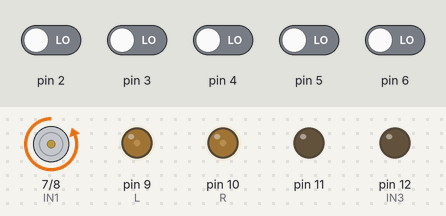
The sketch below on a simulated Arduino Uno, built with avr-gcc and run on an emulated ATmega328P. Parts: motor-driver pin pairs drawn as motors (green arrow = first pin HIGH = forward, orange = second pin HIGH = backward, longer = more drive), output pins drawn as LEDs (lit = HIGH). Inputs (shaded band) come from the test bench; at power-on: pin 2–6 LOW.

Above: at 6.2 s.
6.3 s: pin 2 driven HIGH
At 7.0 s:
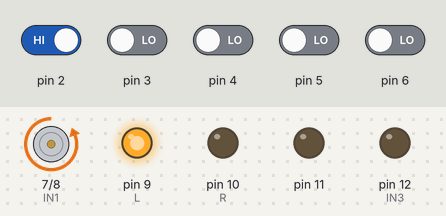
7.8 s: pin 5 driven HIGH
At 8.2 s:
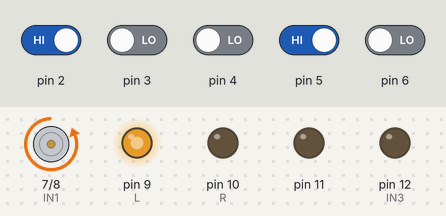
9.3 s: pin 6 driven HIGH
At 10.5 s:
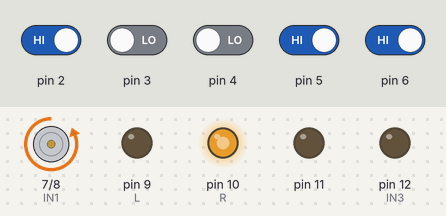
10.8 s: pin 3 driven HIGH
At 11.7 s:
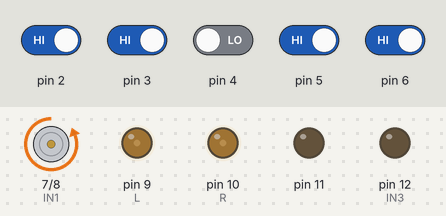
12.3 s: pin 6 driven LOW
At 12.8 s:
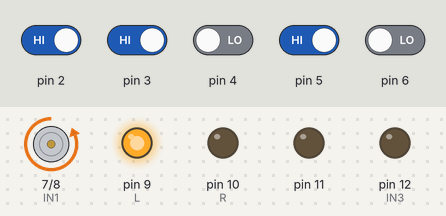
13.8 s: pin 2 driven LOW
At 15.1 s:
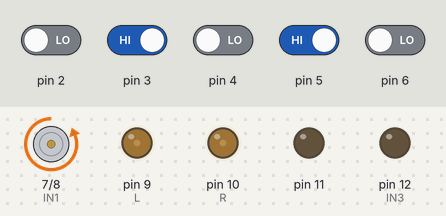
Timing chart, 0 to 16.3 s (numbered marks = the images above; inputs shaded):
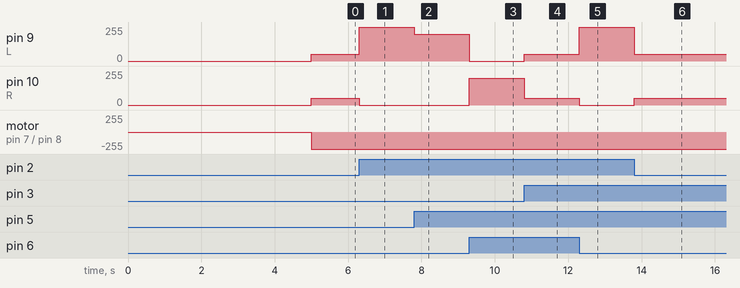

Measured:
- after the input at 6.3 s, pin 9 (L): 50/255 → 255/255 at once; pin 10 (R): 50/255 → 0/255 at once
- after the input at 7.8 s, pin 9 (L): 255/255 → 200/255 at once
- after the input at 9.3 s, pin 9 (L): 200/255 → 0/255 at once; pin 10 (R): 0/255 → 200/255 at once
- after the input at 10.8 s, pin 9 (L): 0/255 → 50/255 at once; pin 10 (R): 200/255 → 50/255 at once
- after the input at 12.3 s, pin 9 (L): 50/255 → 255/255 at once; pin 10 (R): 50/255 → 0/255 at once
- after the input at 13.8 s, pin 9 (L): 255/255 → 50/255 at once; pin 10 (R): 0/255 → 50/255 at once

The sketch:

DU_Navigators_Code.ino
```cpp
#include<string.h>
const int IN1 = 7;
const int IN2 = 8;
const int IN3 = 12;
const int IN4 = 13;
const int L = 9;
const int R = 10;

const int Kp = 150;
const int Kd = 10;
const int Ki = 0;

const int base_speed = 50;

int error = 0, prev_error = 0;
int weight[5] = {-2, -1, 0, 1, 2};

void setup() {
  Serial.begin(9600);
  for (int i = 0; i < 5; i++) {
    pinMode(i + 2, INPUT);
  }
  for (int i = 7; i < 13; i++) {
    pinMode(i, OUTPUT);
  }
  delay(5000);
}


void loop() {

  digitalWrite(IN1,0);
  digitalWrite(IN2,1);
  digitalWrite(IN3,0);
  digitalWrite(IN4,1);

  error = 0; // ✅ Reset error each loop

  for (int i = 0; i < 5; i++) {
    error += weight[i] * digitalRead(i + 2);
  }

  int p = error * Kp + (error-prev_error) * Kd;

  analogWrite(R, constrain(base_speed + p, 0, 255));
  analogWrite(L, constrain(base_speed - p, 0, 255));

  prev_error = error;


}
```
